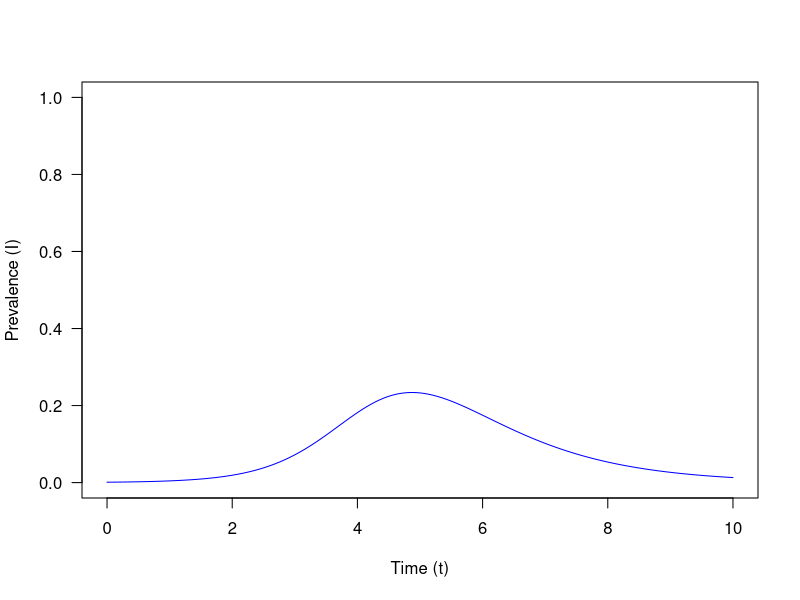
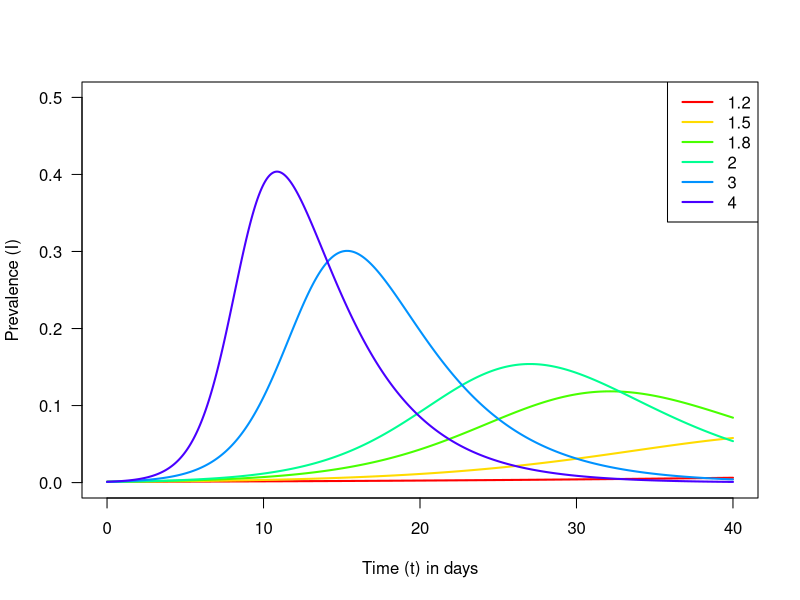

The R source for these figures, in order: (Note: this script raises an error after producing the figures.)
### Part a
library(deSolve)


### Part b
SIR.vector.field <- function(t, vars, parms=c(beta=2,gamma=1)) {
  # Writes vector field of these differential equations
  with(as.list(c(parms, vars)), {
    dS <- -1*beta*S*I # dS/dt
    dI <- beta*S*I-gamma*I  # dI/dt
    dR <- gamma*I  # dR/dt
    vec.fld <- c(dS=dS, dI=dI, dR=dR)
    return(list(vec.fld)) # ode() requires a list
  })
}

draw.soln <- function(ic=c(S=0.999,I=0.001,R=0), tmax=1, 
                      times=seq(0,tmax,length.out = 500), 
                      func, parms=c(R_0=2,gamma_inv=1), colour="blue", ... ) {
  # Solve ode from vector field using deSolve package and 
  # initial condition and parameters given
  with(as.list(parms),{
    gamma=1/gamma_inv
    beta=gamma*R_0
    # times=times/gamma_inv # Convert time to "natural units" of periods of gamma
    soln <- ode(y=ic, times=times, func, parms=c(beta=beta,gamma=gamma)) # Solve the ode 
    lines(times, soln[,"I"], col=colour, ... ) # Add this line to our plot
    return(data.frame(time=times,y=soln[,"I"]))
  })
}


tmax <- 10 # end time for numerical integration of the ODE
## draw box for plot:
plot(0,0,xlim=c(0,tmax),ylim=c(0,1),
     type="n",xlab="Time (t)",ylab="Prevalence (I)",las=1)
## initial conditions:
I0 <- 0.001
S0 <- 1 - I0
R0 <-  0
## Set parameter values
Rknot_vals <- 2.5
gamma_inv <- 1
# Solve ode for these parameters and initial conditions
draw.soln(ic=c(S=S0,I=I0,R=R0), tmax=tmax,
          func=SIR.vector.field,
          parms=c(R_0=Rknot_vals,gamma_inv=gamma_inv,lwd=5)
)


# Part c
tmax <- 40 # end time for numerical integration of the ODE
## initial conditions:
I0 <- 0.001
S0 <- 1 - I0
R0 <-  0
gamma_inv=4
Rknot_vals <- c(1.2,1.5,1.8,2,3,4)
## draw box for plot:
plot(0,0,xlim=c(0,tmax),ylim=c(0,0.5),
     type="n",xlab="Time (t) in days",ylab="Prevalence (I)",las=1)
## draw solution for each value of Rknot:
for (i in 1:length(Rknot_vals)) {
  draw.soln(ic=c(S=S0,I=I0,R=R0), tmax=tmax,
            times=seq(0,tmax,length.out = 500),
            func=SIR.vector.field,
            parms=c(R_0=Rknot_vals[i],gamma_inv=gamma_inv), lwd=2,
            colour=rainbow(length(Rknot_vals)+1)[i] # use a different line colour for each solution
  )
}
legend("topright",legend=Rknot_vals,col=rainbow(length(Rknot_vals)+1),lwd=2)


## Part d
tmax <- 122 # end time for numerical integration of the ODE
euc.dist <- function(x1, x2) sqrt(sum((x1 - x2) ^ 2))
Errors <- matrix(NA,ncol=4,nrow=4*6*6)
y1 <- data.frame(time=philadata$t,y=philadata$pim)
pop=c(900,2000,2500,3000,5000)
for (p in 1:length(pop)) {
  ## initial conditions:
  I0 <- 0.00002
  S0 <- 1 - I0
  R0 <-  0.1
  plot(philadata$t,philadata$pim/5100,pch=20,col="blue",cex=1.2)
  gamma_inv <- 4
  Rknot_vals <- c(1.97,2,2.01,2.03,2.05)
  ## draw solution for each value of Rknot:
  for (i in 1:length(Rknot_vals)) {
    for (j in 1:length(gamma_inv)) {
      y2 <- draw.soln(ic=c(S=S0,I=I0,R=R0), tmax=tmax,
                times=seq(0,tmax,length.out = 488+1),
                func=SIR.vector.field,
                parms=c(R_0=Rknot_vals[i],gamma_inv=gamma_inv[j]), lwd=2, lty=j,
                colour=rainbow(length(Rknot_vals)+1)[i] # use a different line colour for each solution
      )
      func <- y2[which(y2$time %in% y1$time),"y"]
      E <- euc.dist(y1[,2],func)
      Errors[((p-1)*length(Rknot_vals)*length(gamma_inv)+(i-1)*length(gamma_inv)+j),1:4] <- c(pop[p],Rknot_vals[i],gamma_inv[j],E)
    }
  }
  
  legend("topright",legend=Rknot_vals,col=rainbow(length(Rknot_vals)+1),lwd=2)
  title(paste("Population of",pop[p]))
}

plot(NULL)
